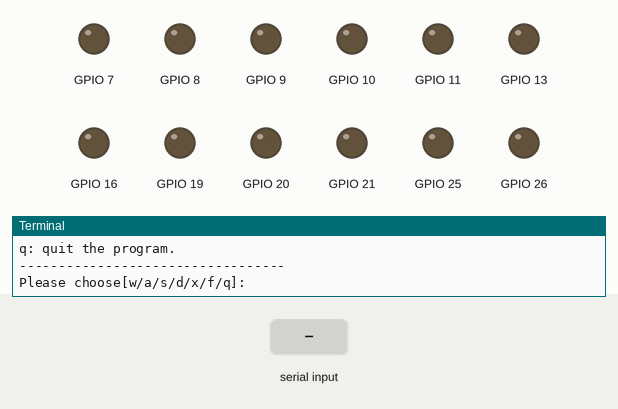
Recording of a program running on a simulated Raspberry Pi (BCM pin numbers). On the bench: output pins drawn as LEDs (lit = HIGH), the last lines printed to the terminal. Inputs (shaded band) come from the test bench.

Above: at 1.7 s.
1.8 s: "w" typed at the terminal, then Enter
At 2.8 s:
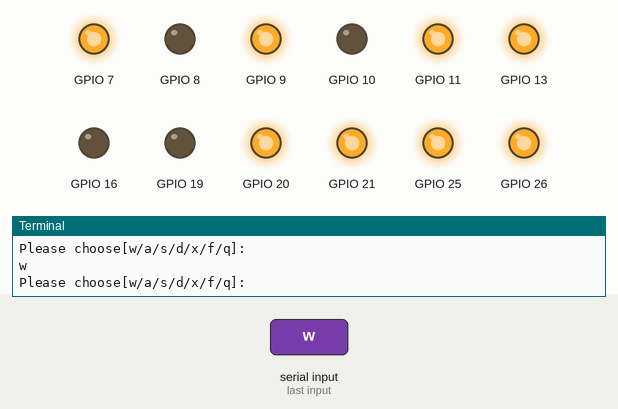
3.3 s: "a" typed at the terminal, then Enter
At 4.0 s:
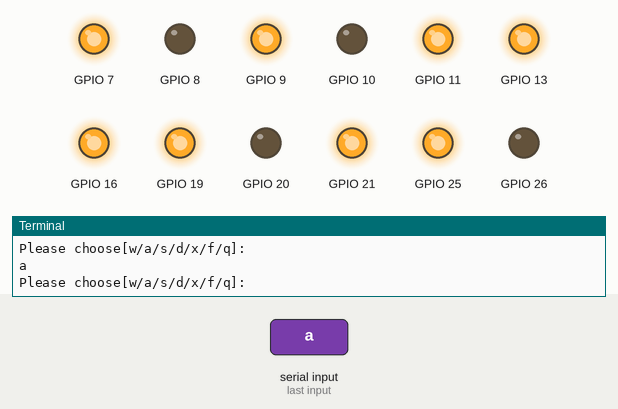
4.8 s: "d" typed at the terminal, then Enter
At 5.1 s:
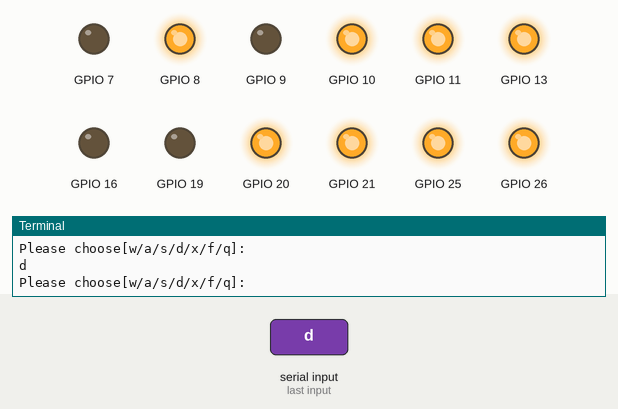
6.3 s: "x" typed at the terminal, then Enter
At 7.5 s:
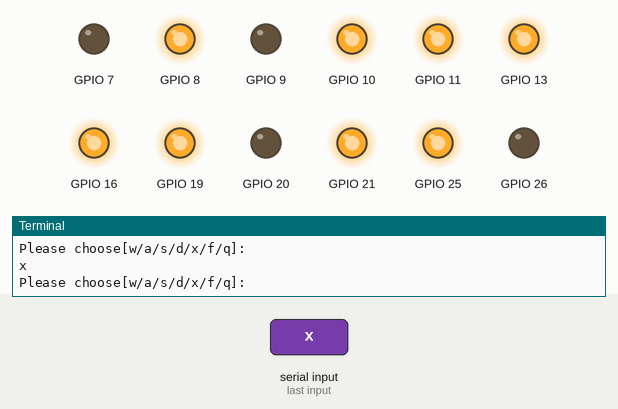
7.8 s: "f" typed at the terminal, then Enter
At 8.6 s:
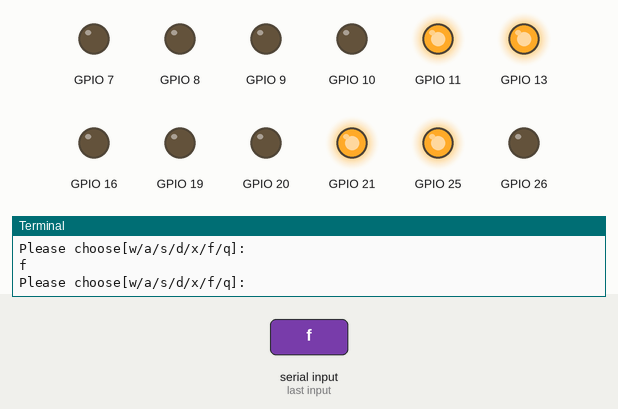
Timing chart, 0 to 10.3 s (numbered marks = the images above; inputs shaded):
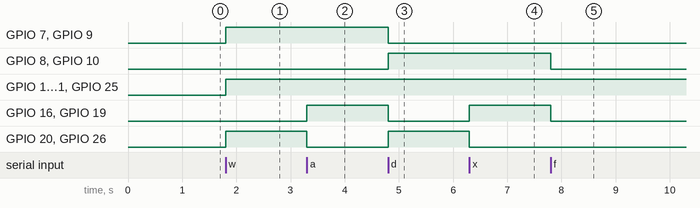

Measured:
- after the input at 1.8 s, GPIO 7, GPIO 9, GPIO 11, GPIO 13, GPIO 20, GPIO 21, GPIO 25, GPIO 26: LOW → HIGH at once
- after the input at 3.3 s, GPIO 16, GPIO 19: LOW → HIGH at once; GPIO 20, GPIO 26: HIGH → LOW at once
- after the input at 4.8 s, GPIO 7, GPIO 9, GPIO 16, GPIO 19: HIGH → LOW at once; GPIO 8, GPIO 10, GPIO 20, GPIO 26: LOW → HIGH at once
- after the input at 6.3 s, GPIO 16, GPIO 19: LOW → HIGH at once; GPIO 20, GPIO 26: HIGH → LOW at once
- after the input at 7.8 s, GPIO 8, GPIO 10, GPIO 16, GPIO 19: HIGH → LOW at once

The program:

car.py
```python
#! /usr/bin/python
# -*- coding:UTF-8 -*-

import RPi.GPIO as GPIO
import time
import ultrasonic as ultrasonic
import motor as motor

'''
L298N驱动马达状态表：
--------------------------------------------
	EN    |   IN1   |   IN2   |   电机状态
--------------------------------------------
	低    |  任意   |   任意  |    停止
	高    |   低    |    低   |    制动
	高    |   高    |    高   |    制动
	高    |   高    |    低   |    正传
	高    |   低    |    高   |    反转
--------------------------------------------
'''

'''
四轮定义: 马达 = [IN1, IN2, EN]
'''
Motor_Right_front = [7, 8, 25]	#右前轮
Motor_Right_rear = [9, 10, 11]	#右后轮
Motor_Left_front = [20, 16, 21]	#左前轮
Motor_Left_rear = [26, 19, 13]	#左后轮

#小车点火
def Car_power_on():
	GPIO.setmode(GPIO.BCM)	#设置GPIO模式
	GPIO.setwarnings(False)
	#马达上电
	motor.Motor_power_on(Motor_Right_front)
	motor.Motor_power_on(Motor_Right_rear)
	motor.Motor_power_on(Motor_Left_front)
	motor.Motor_power_on(Motor_Left_rear)

#小车运行：前进
def Car_run_forward():
	#四马达正传
	motor.Motor_positive(Motor_Right_front)
	motor.Motor_positive(Motor_Right_rear)
	motor.Motor_positive(Motor_Left_front)
	motor.Motor_positive(Motor_Left_rear)

#小车运行：倒车
def Car_run_back():
	#四马达反转
	motor.Motor_negative(Motor_Right_front)
	motor.Motor_negative(Motor_Right_rear)
	motor.Motor_negative(Motor_Left_front)
	motor.Motor_negative(Motor_Left_rear)

#小车运行：左转
def Car_run_left():
	#右边马达正传，左边马达反转
	motor.Motor_positive(Motor_Right_front)
	motor.Motor_positive(Motor_Right_rear)
	motor.Motor_negative(Motor_Left_front)
	motor.Motor_negative(Motor_Left_rear)

#小车运行：右转
def Car_run_right():
	#右边马达反转，左边马达正转
	motor.Motor_negative(Motor_Right_front)
	motor.Motor_negative(Motor_Right_rear)
	motor.Motor_positive(Motor_Left_front)
	motor.Motor_positive(Motor_Left_rear)

#小车运行：停止
def Car_run_pause():
	#四马达停止
	motor.Motor_pause(Motor_Right_front)
	motor.Motor_pause(Motor_Right_rear)
	motor.Motor_pause(Motor_Left_front)
	motor.Motor_pause(Motor_Left_rear)

#小车运行：制动
def Car_run_brake():
	#四马达制动
	motor.Motor_brake(Motor_Right_front)
	motor.Motor_brake(Motor_Right_rear)
	motor.Motor_brake(Motor_Left_front)
	motor.Motor_brake(Motor_Left_rear)

#小车熄火
def Car_Power_Off():
	GPIO.cleanup()

print("The Car is start...")
Car_power_on()
ultrasonic.initial()
time.sleep(0.5)

#操作手册
print('----------------------------------')
print('w: Car forward.')
print('a: Car left.')
print('d: Car right.')
print('s: Car pause.')
print('x: Car back.')
print('f: Car brake.')
print('c: Check Distance.')
print('e: Take picture.')
print('q: quit the program.')
print('----------------------------------')

while True:
	opt = input('Please choose[w/a/s/d/x/f/q]:')
	if opt == 'w':
		Car_run_forward()
	elif opt == 'a':
		Car_run_left()
	elif opt == 'd':
		Car_run_right()
	elif opt == 's':
		Car_run_pause()
	elif opt == 'x':
		Car_run_back();
	elif opt == 'f':
		Car_run_brake()
	elif opt == 'c':
		print( 'Distance: ', ultrasonic.checkdist(), ' CM' )
	elif opt == 'e':
		print('Not support.')
	elif opt == 'q':
		break
	else:
		print('Invaild input.')

Car_run_pause()
Car_Power_Off()
```

ultrasonic.py
```python
#! /usr/bin/python
# -*- coding:UTF-8 -*-

import RPi.GPIO as GPIO
import time

'''
超声波探头接线方法：
VCC,超声波模块电源脚，接5V电源即可
Trig，超声波发送脚，高电平时发送出40KHZ出超声波
Echo，超声波接收检测脚，当接收到返回的超声波时，输出高电平
GND，超声波模块GND
'''
TRIGPIN = 2 #GPIO2，PIN 3
ECHOPIN = 3	#GPIO3，PIN 5

#计算长度，返回单位为厘米
def checkdist():
	GPIO.output(TRIGPIN,GPIO.HIGH)	#发出触发信号
	time.sleep(0.000015)		#保持10us以上（我选择15us）
	GPIO.output(TRIGPIN,GPIO.LOW)

	while not GPIO.input(ECHOPIN):
		pass
	#发现高电平时开时计时
	t1 = time.time()
	#print ("T1=%f", t1)

	while GPIO.input(ECHOPIN):
		pass
	#高电平结束停止计时
	t2 = time.time()
	#print ("T2=%f", t2)

	#返回距离，单位为厘米
	return (t2-t1)*34000/2	#空气（15℃）中声音传播速度 340m/s

def initial():
	GPIO.setmode(GPIO.BCM)
	#第3号针，GPIO2
	GPIO.setup(TRIGPIN,GPIO.OUT,initial=GPIO.LOW)
	#第5号针，GPIO3
	GPIO.setup(ECHOPIN,GPIO.IN)

'''
#test
initial()
time.sleep(1)
try:
	while True:
		#print( 'Distance: %0.2f cm', checkdist() )
		print( 'Distance:', checkdist(), ' cm' )

		time.sleep(0.5)
except KeyboardInterrupt:
	print ("\nThis is End.")
	GPIO.cleanup()
'''
```

motor.py
```python
#! /usr/bin/python
# -*- coding:UTF-8 -*-

import RPi.GPIO as GPIO  #GPIO package
import time

IN1 = 0
IN2 = 1
EN = 2

#马达上电
def Motor_power_on(motor):
	GPIO.setup(motor[IN1],GPIO.OUT,initial=GPIO.LOW)
	GPIO.setup(motor[IN2],GPIO.OUT,initial=GPIO.LOW)
	GPIO.setup(motor[EN], GPIO.OUT,initial=GPIO.LOW)

'''
马达停转
--------------------------------------------
	EN    |   IN1   |   IN2   |   电机状态
--------------------------------------------
	低    |  任意   |   任意  |    停止
--------------------------------------------
'''
def Motor_pause(motor):
	GPIO.output(motor[IN1], GPIO.LOW) #输出低电平
	GPIO.output(motor[IN2], GPIO.LOW) #输出低电平
	GPIO.output(motor[EN], GPIO.LOW) #输出低电平

'''
马达正转
--------------------------------------------
	EN    |   IN1   |   IN2   |   电机状态
--------------------------------------------
	高    |   高    |    低   |    正传
--------------------------------------------
'''
def Motor_positive(motor):
	GPIO.output(motor[IN1], GPIO.HIGH) #输出高电平
	GPIO.output(motor[IN2], GPIO.LOW) #输出低电平
	GPIO.output(motor[EN], GPIO.HIGH) #输出高电平

'''
马达反转
--------------------------------------------
	EN    |   IN1   |   IN2   |   电机状态
--------------------------------------------
	高    |   低    |    高   |    反转
--------------------------------------------
'''
def Motor_negative(motor):
	GPIO.output(motor[IN1], GPIO.LOW) #输出低电平
	GPIO.output(motor[IN2], GPIO.HIGH) #输出高电平
	GPIO.output(motor[EN], GPIO.HIGH) #输出高电平

'''
马达制动
--------------------------------------------
	EN    |   IN1   |   IN2   |   电机状态
--------------------------------------------
	高    |   低    |    低   |    制动
	高    |   高    |    高   |    制动
--------------------------------------------
'''
def Motor_brake(motor):
	GPIO.output(motor[IN1], GPIO.LOW) #输出高电平
	GPIO.output(motor[IN2], GPIO.LOW) #输出低电平
	GPIO.output(motor[EN], GPIO.HIGH) #输出低电平 
```
